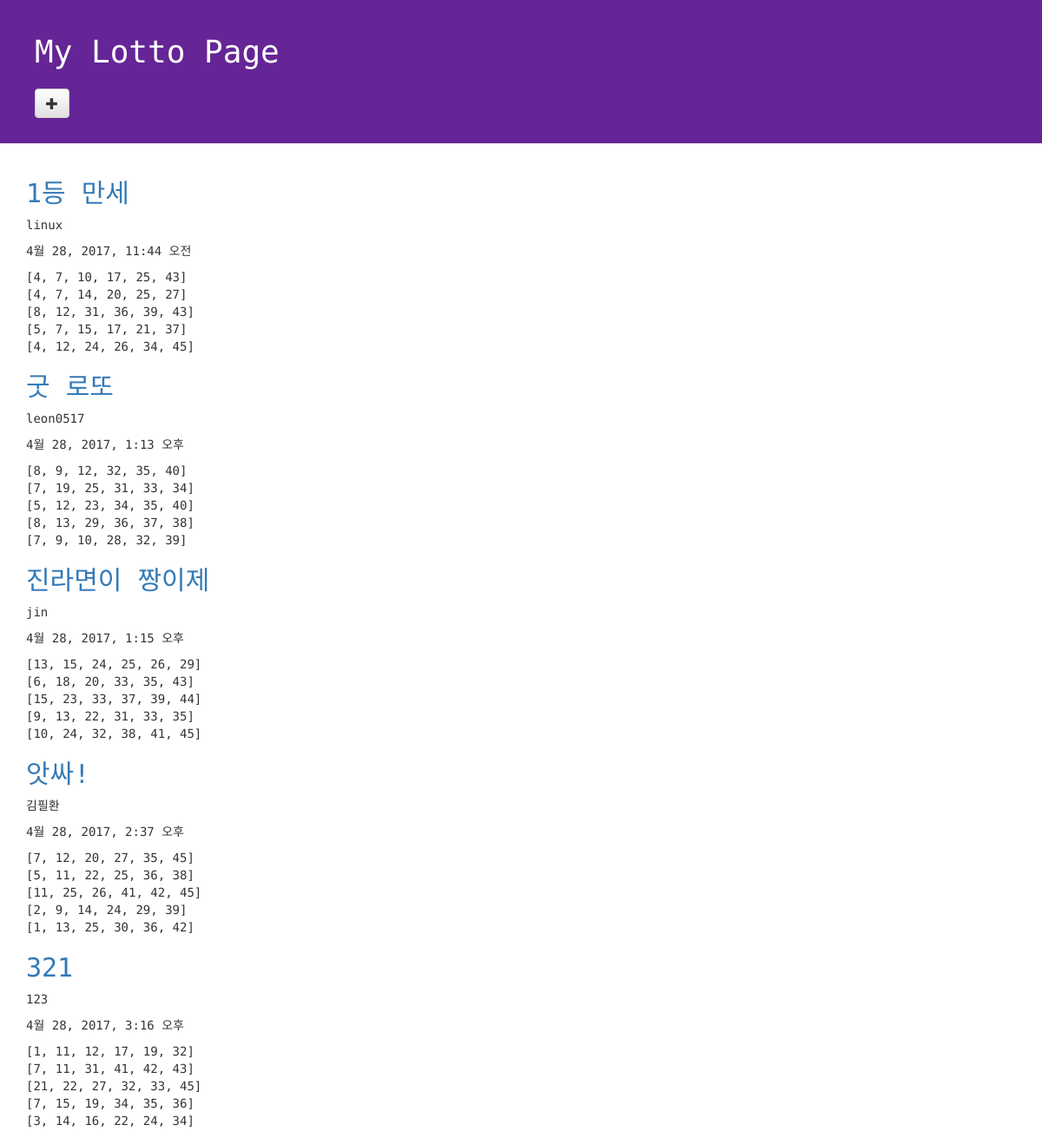
Page /lotto/ on the committed database.
### lotto/models.py (models this page shows, shortened)
class GuessNumbers(models.Model):
    name = models.CharField(max_length=24)
    lottos = models.CharField(max_length=255, default='[1,2,3,4,5,6]')
    text = models.CharField(max_length=255)
    num_lotto = models.IntegerField(default=5)
    update_date = models.DateTimeField()

### lotto/views.py (the view)
# urls.py: url(r'^lotto/$', views.index, name='lotto'),
def index(request):
    lottos = GuessNumbers.objects.all()
    return render(request, "lotto/default.html", {"lottos": lottos})

### lotto/templates/lotto/default.html (shortened to what this page needs)
<!DOCTYPE html>
{% load staticfiles %}
<html lang="ko">
<head>
  <link rel="stylesheet" href="//maxcdn.bootstrapcdn.com/bootstrap/3.2.0/css/bootstrap.min.css">
  <link rel="stylesheet" href="//maxcdn.bootstrapcdn.com/bootstrap/3.2.0/css/bootstrap-theme.min.css">
  <link rel="stylesheet" href="{% static 'css/lotto.css'%}">
</head>
<body>
  <div class="page-header">
    <h1>My Lotto Page</h1>
    <h2>
      <a href="{% url 'lotto:new_lotto' %}"><span class="glyphicon glyphicon-plus btn btn-default"></span></a>
    </h2>
  </div>
  <div class="container lotto">
    {% for lotto in lottos %}
    <h2><a herf="{% url 'lotto:detail' lottokey=lotto.lottokey %}">{{lotto.text}}</a></h2>
    <p>{{lotto.name}}</p>
    <p> {{lotto.update_date}}</p>
    <p> {{lotto.lottos | linebreaksbr}}</p>
    {% endfor %}
  </div>
</body>
</html>

### lotto/static/css/lotto.css (style rules this page uses)
.page-header { background-color: #652596; margin-top: 0; padding: 20px 20px 20px 40px; font-family: 'Space Mono', monospace; }
.page-header h1 { color: #FFFFFF; }
.container { font-family: 'Space Mono', monospace; }
.container h2 { color: #b9f442; }

### rows in the picture
GuessNumbers: text "1등 만세", name "linux", update_date "4월 28, 2017, 11:44 오전", lottos "[4, 7, 10, 17, 25, 43] [4, 7, 14, 20, 25, 27] [8, 12, 31, 36, 39, 43] [5, 7, 15, 17, 21, 37] [4, 12, 24, 26, 34, 45]"
GuessNumbers: text "굿 로또", name "leon0517", update_date "4월 28, 2017, 1:13 오후", lottos "[8, 9, 12, 32, 35, 40] [7, 19, 25, 31, 33, 34] [5, 12, 23, 34, 35, 40] [8, 13, 29, 36, 37, 38] [7, 9, 10, 28, 32, 39]"
GuessNumbers: text "진라면이 짱이제", name "jin", update_date "4월 28, 2017, 1:15 오후", lottos "[13, 15, 24, 25, 26, 29] [6, 18, 20, 33, 35, 43] [15, 23, 33, 37, 39, 44] [9, 13, 22, 31, 33, 35] [10, 24, 32, 38, 41, 45]"
GuessNumbers: text "앗싸!", name "김필환", update_date "4월 28, 2017, 2:37 오후", lottos "[7, 12, 20, 27, 35, 45] [5, 11, 22, 25, 36, 38] [11, 25, 26, 41, 42, 45] [2, 9, 14, 24, 29, 39] [1, 13, 25, 30, 36, 42]"
GuessNumbers: text "321", name "123", update_date "4월 28, 2017, 3:16 오후", lottos "[1, 11, 12, 17, 19, 32] [7, 11, 31, 41, 42, 43] [21, 22, 27, 32, 33, 45] [7, 15, 19, 34, 35, 36] [3, 14, 16, 22, 24, 34]"
